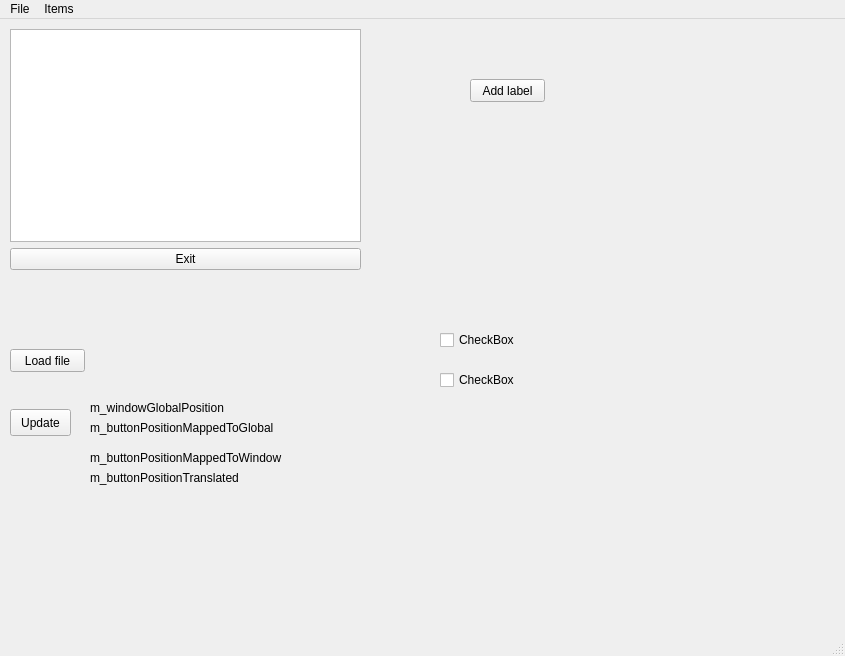
<?xml version="1.0" encoding="UTF-8"?>
<ui version="4.0">
 <class>MainWindow</class>
 <widget class="QMainWindow" name="MainWindow">
  <property name="geometry">
   <rect>
    <x>0</x>
    <y>0</y>
    <width>845</width>
    <height>656</height>
   </rect>
  </property>
  <property name="windowTitle">
   <string>MainWindow</string>
  </property>
  <widget class="QWidget" name="centralwidget">
   <widget class="QWidget" name="verticalLayoutWidget">
    <property name="geometry">
     <rect>
      <x>10</x>
      <y>10</y>
      <width>351</width>
      <height>241</height>
     </rect>
    </property>
    <layout class="QVBoxLayout" name="listAndExitButton">
     <property name="sizeConstraint">
      <enum>QLayout::SetDefaultConstraint</enum>
     </property>
     <item>
      <widget class="QListWidget" name="listView"/>
     </item>
     <item>
      <widget class="QPushButton" name="exitButton">
       <property name="text">
        <string>Exit</string>
       </property>
      </widget>
     </item>
    </layout>
   </widget>
   <widget class="QPushButton" name="m_loadFileButton">
    <property name="geometry">
     <rect>
      <x>10</x>
      <y>330</y>
      <width>75</width>
      <height>23</height>
     </rect>
    </property>
    <property name="text">
     <string>Load file</string>
    </property>
   </widget>
   <widget class="QLabel" name="m_windowGlobalPosition">
    <property name="geometry">
     <rect>
      <x>90</x>
      <y>380</y>
      <width>331</width>
      <height>17</height>
     </rect>
    </property>
    <property name="text">
     <string>m_windowGlobalPosition</string>
    </property>
   </widget>
   <widget class="QLabel" name="m_buttonPositionMappedToGlobal">
    <property name="geometry">
     <rect>
      <x>90</x>
      <y>400</y>
      <width>321</width>
      <height>17</height>
     </rect>
    </property>
    <property name="text">
     <string>m_buttonPositionMappedToGlobal</string>
    </property>
   </widget>
   <widget class="QLabel" name="m_buttonPositionMappedToWindow">
    <property name="geometry">
     <rect>
      <x>90</x>
      <y>430</y>
      <width>331</width>
      <height>17</height>
     </rect>
    </property>
    <property name="text">
     <string>m_buttonPositionMappedToWindow</string>
    </property>
   </widget>
   <widget class="QPushButton" name="m_updateButton">
    <property name="geometry">
     <rect>
      <x>10</x>
      <y>390</y>
      <width>61</width>
      <height>27</height>
     </rect>
    </property>
    <property name="text">
     <string>Update</string>
    </property>
   </widget>
   <widget class="QLabel" name="m_buttonPositionTranslated">
    <property name="geometry">
     <rect>
      <x>90</x>
      <y>450</y>
      <width>331</width>
      <height>17</height>
     </rect>
    </property>
    <property name="text">
     <string>m_buttonPositionTranslated</string>
    </property>
   </widget>
   <widget class="QCheckBox" name="checkBox">
    <property name="geometry">
     <rect>
      <x>440</x>
      <y>310</y>
      <width>94</width>
      <height>22</height>
     </rect>
    </property>
    <property name="text">
     <string>CheckBox</string>
    </property>
   </widget>
   <widget class="QCheckBox" name="checkBox_2">
    <property name="geometry">
     <rect>
      <x>440</x>
      <y>350</y>
      <width>94</width>
      <height>22</height>
     </rect>
    </property>
    <property name="text">
     <string>CheckBox</string>
    </property>
   </widget>
   <widget class="QPushButton" name="m_addLabel">
    <property name="geometry">
     <rect>
      <x>470</x>
      <y>60</y>
      <width>75</width>
      <height>23</height>
     </rect>
    </property>
    <property name="text">
     <string>Add label</string>
    </property>
   </widget>
   <widget class="QWidget" name="formLayoutWidget">
    <property name="geometry">
     <rect>
      <x>610</x>
      <y>20</y>
      <width>221</width>
      <height>441</height>
     </rect>
    </property>
    <layout class="QFormLayout" name="m_labelList"/>
   </widget>
  </widget>
  <widget class="QMenuBar" name="menubar">
   <property name="geometry">
    <rect>
     <x>0</x>
     <y>0</y>
     <width>845</width>
     <height>18</height>
    </rect>
   </property>
   <widget class="QMenu" name="menuFile">
    <property name="title">
     <string>File</string>
    </property>
    <addaction name="actionExit"/>
   </widget>
   <widget class="QMenu" name="menuItems">
    <property name="title">
     <string>Items</string>
    </property>
    <addaction name="actionAdd_some_items"/>
   </widget>
   <addaction name="menuFile"/>
   <addaction name="menuItems"/>
  </widget>
  <widget class="QStatusBar" name="statusbar"/>
  <action name="actionExit">
   <property name="text">
    <string>Exit</string>
   </property>
  </action>
  <action name="actionAdd_some_items">
   <property name="text">
    <string>Add some items</string>
   </property>
  </action>
  <action name="actionMainWindowMoved">
   <property name="text">
    <string>mainWindowMoved</string>
   </property>
  </action>
 </widget>
 <resources/>
 <connections/>
</ui>
